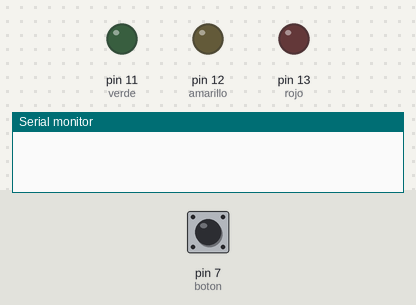
Bench run of a sketch on a simulated Arduino Uno, built with avr-gcc and run on an emulated ATmega328P. On the bench: output pins drawn as LEDs (lit = HIGH), the last lines printed to the serial monitor. Inputs (shaded band) come from the test bench; at power-on: pin 7 (boton) LOW.

Above: at 6.8 s.
6.9 s: pin 7 (boton) pulled HIGH for 3 s
At 9.9 s:
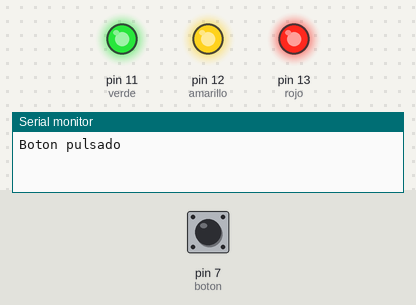
Timing chart, 0 to 11.4 s (numbered marks = the images above; inputs shaded):
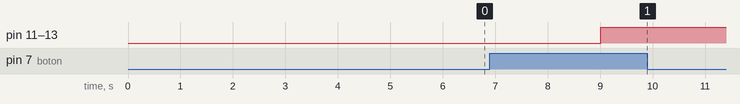

Measured:
- after the input at 6.9 s, pin 11 (verde), pin 12 (amarillo), pin 13 (rojo): LOW → HIGH after 2.1 s

The sketch:

pruebaBotonesLeds.ino
```cpp
int rojo=13;
int amarillo=12;
int verde=11;
int boton=7;
int estadoBoton=0;
int estado=0;
int rutina=1;
int viejoValor=0;
void setup()
{
  Serial.begin(9600);
  pinMode(rojo, OUTPUT);
  pinMode(amarillo, OUTPUT);
  pinMode(verde, OUTPUT);
  pinMode(boton, INPUT);
}

void loop()
{
  estadoBoton = digitalRead(boton);
  if((estadoBoton == HIGH) && (viejoValor == LOW)){
    estado=1-estado;
    delay(10);
    rutina=rutina+1;
    Serial.println("Boton pulsado");
  }

  viejoValor = estadoBoton;

  if(rutina > 3){
    rutina = 1;
  }

  if(estado==1){
    switch(rutina){
      case 1:
      digitalWrite(rojo, HIGH);
      digitalWrite(verde, HIGH);
      digitalWrite(amarillo, HIGH);
      break;

      case 2:
      digitalWrite(verde, HIGH);
      digitalWrite(rojo, HIGH);
      digitalWrite(amarillo, HIGH);
      break;

      case 3:
      digitalWrite(amarillo, HIGH);
      digitalWrite(verde, HIGH);
      digitalWrite(rojo, HIGH);
      break;

      default:
      break;
    }
  }
  delay(3000);
}
```
